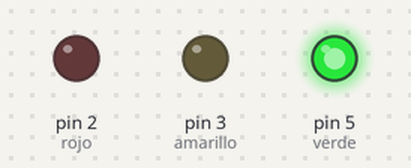
Recording of a sketch running on a simulated Arduino Uno, built with avr-gcc and run on an emulated ATmega328P. On the bench: output pins drawn as LEDs (lit = HIGH).

Above: at 1.1 s.
At 2.37 s:
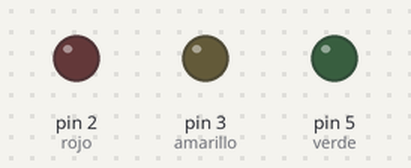
At 3.6 s:
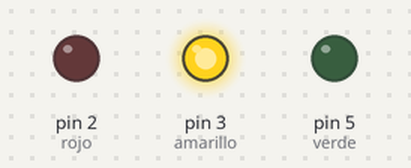
At 6.1 s:
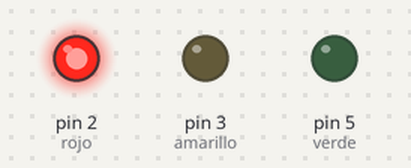
Timing chart, 0 to 9.8 s (numbered marks = the images above):
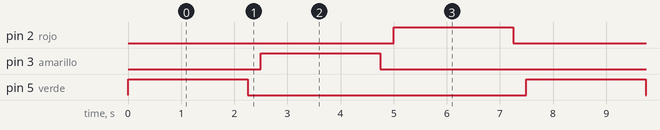

Measured:
- by itself, pin 2 (rojo), pin 3 (amarillo), pin 5 (verde): alternates HIGH for 2.3 s and LOW for 5.3 s
- by itself, everything shown: repeats every 7.5 s, in 6 steps

The sketch:

semaforo.ino
```cpp
/*************/
/*  SEMAFORO */
/*************/

/*** Carlos del Cerro ***/

//** Semaforo digital con 3 leds **//
int rojo=2;      //definimos el valor del pin para el led rojo
int amarillo=3;  //definimos el valor del pin para el led amarillo
int verde=5;     //definimos el valor del pin para el led verde

//** Programa **//

void setup() {
  pinMode(verde,OUTPUT);   //declaramos el pin verde como salida
  pinMode(amarillo,OUTPUT);//declaramos el pin amarillo como salida
  pinMode(rojo,OUTPUT);    //declaramos el pin rojo como salida
}

void loop() {
 digitalWrite(verde,HIGH); //encendemos el led rojo
 delay(2250);             //esperamos 2 segundos
 digitalWrite(verde,LOW);  //apagamos el led rojo
 delay(250);              //esperamos medio segundo

 digitalWrite(amarillo,HIGH); //encendemos el led amarillo
 delay(2250);                 //esperamos 2 segundos
 digitalWrite(amarillo,LOW);  //apagamos el led amarillo
 delay(250);                  //esperamos medio segundo

 digitalWrite(rojo,HIGH); //encendemos el led verde
 delay(2250);              //esperamos 2 segundos
 digitalWrite(rojo,LOW);  //apagamos el led verde
 delay(250);               //esperamos medio segundo
}
```
